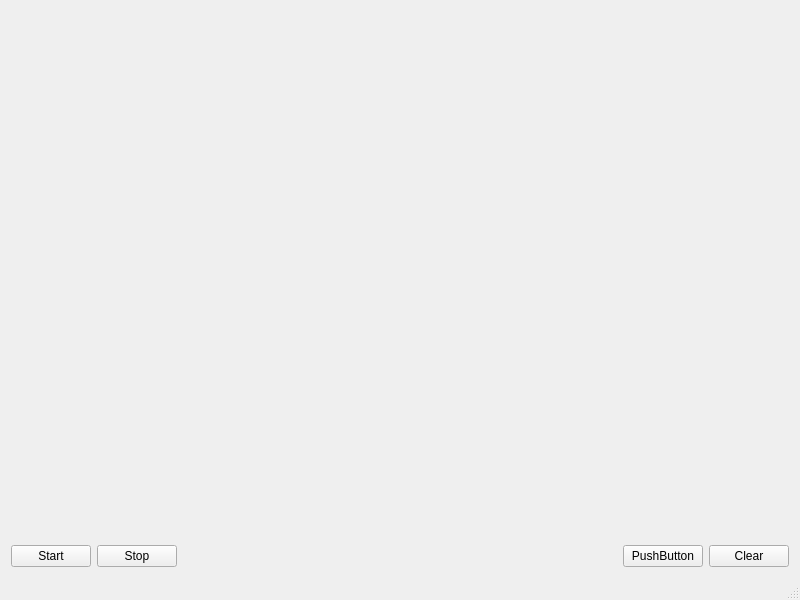
<?xml version="1.0" encoding="UTF-8"?>
<ui version="4.0">
 <class>MainWindow</class>
 <widget class="QMainWindow" name="MainWindow">
  <property name="geometry">
   <rect>
    <x>0</x>
    <y>0</y>
    <width>800</width>
    <height>600</height>
   </rect>
  </property>
  <property name="windowTitle">
   <string>NTC-13.04.5</string>
  </property>
  <widget class="QWidget" name="centralwidget">
   <layout class="QVBoxLayout" name="verticalLayout_2">
    <item>
     <layout class="QVBoxLayout" name="verticalLayout" stretch="1,0">
      <item>
       <widget class="QCustomPlot" name="plot" native="true">
        <property name="sizePolicy">
         <sizepolicy hsizetype="Preferred" vsizetype="Preferred">
          <horstretch>0</horstretch>
          <verstretch>0</verstretch>
         </sizepolicy>
        </property>
       </widget>
      </item>
      <item>
       <layout class="QHBoxLayout" name="horizontalLayout">
        <item>
         <widget class="QPushButton" name="startButton">
          <property name="text">
           <string>Start</string>
          </property>
         </widget>
        </item>
        <item>
         <widget class="QPushButton" name="stopButton">
          <property name="text">
           <string>Stop</string>
          </property>
         </widget>
        </item>
        <item>
         <spacer name="horizontalSpacer">
          <property name="orientation">
           <enum>Qt::Horizontal</enum>
          </property>
          <property name="sizeHint" stdset="0">
           <size>
            <width>40</width>
            <height>20</height>
           </size>
          </property>
         </spacer>
        </item>
        <item>
         <widget class="QPushButton" name="pushButton">
          <property name="text">
           <string>PushButton</string>
          </property>
         </widget>
        </item>
        <item>
         <widget class="QPushButton" name="clearButton">
          <property name="text">
           <string>Clear</string>
          </property>
         </widget>
        </item>
       </layout>
      </item>
     </layout>
    </item>
   </layout>
  </widget>
  <widget class="QMenuBar" name="menubar">
   <property name="geometry">
    <rect>
     <x>0</x>
     <y>0</y>
     <width>800</width>
     <height>22</height>
    </rect>
   </property>
  </widget>
  <widget class="QStatusBar" name="statusbar"/>
 </widget>
 <layoutdefault spacing="6" margin="11"/>
 <customwidgets>
  <customwidget>
   <class>QCustomPlot</class>
   <extends>QWidget</extends>
   <header>qcustomplot.h</header>
   <container>1</container>
  </customwidget>
 </customwidgets>
 <resources/>
 <connections>
  <connection>
   <sender>startButton</sender>
   <signal>clicked()</signal>
   <receiver>MainWindow</receiver>
   <slot>didPushStart()</slot>
   <hints>
    <hint type="sourcelabel">
     <x>45</x>
     <y>546</y>
    </hint>
    <hint type="destinationlabel">
     <x>245</x>
     <y>555</y>
    </hint>
   </hints>
  </connection>
  <connection>
   <sender>stopButton</sender>
   <signal>clicked()</signal>
   <receiver>MainWindow</receiver>
   <slot>didPushStop()</slot>
   <hints>
    <hint type="sourcelabel">
     <x>127</x>
     <y>545</y>
    </hint>
    <hint type="destinationlabel">
     <x>398</x>
     <y>545</y>
    </hint>
   </hints>
  </connection>
  <connection>
   <sender>clearButton</sender>
   <signal>clicked()</signal>
   <receiver>MainWindow</receiver>
   <slot>didPushClear()</slot>
   <hints>
    <hint type="sourcelabel">
     <x>758</x>
     <y>554</y>
    </hint>
    <hint type="destinationlabel">
     <x>539</x>
     <y>548</y>
    </hint>
   </hints>
  </connection>
  <connection>
   <sender>pushButton</sender>
   <signal>clicked()</signal>
   <receiver>MainWindow</receiver>
   <slot>didPushSet()</slot>
   <hints>
    <hint type="sourcelabel">
     <x>633</x>
     <y>547</y>
    </hint>
    <hint type="destinationlabel">
     <x>555</x>
     <y>536</y>
    </hint>
   </hints>
  </connection>
 </connections>
 <slots>
  <slot>didPushStart()</slot>
  <slot>didPushStop()</slot>
  <slot>didPushClear()</slot>
  <slot>didPushSet()</slot>
 </slots>
</ui>
